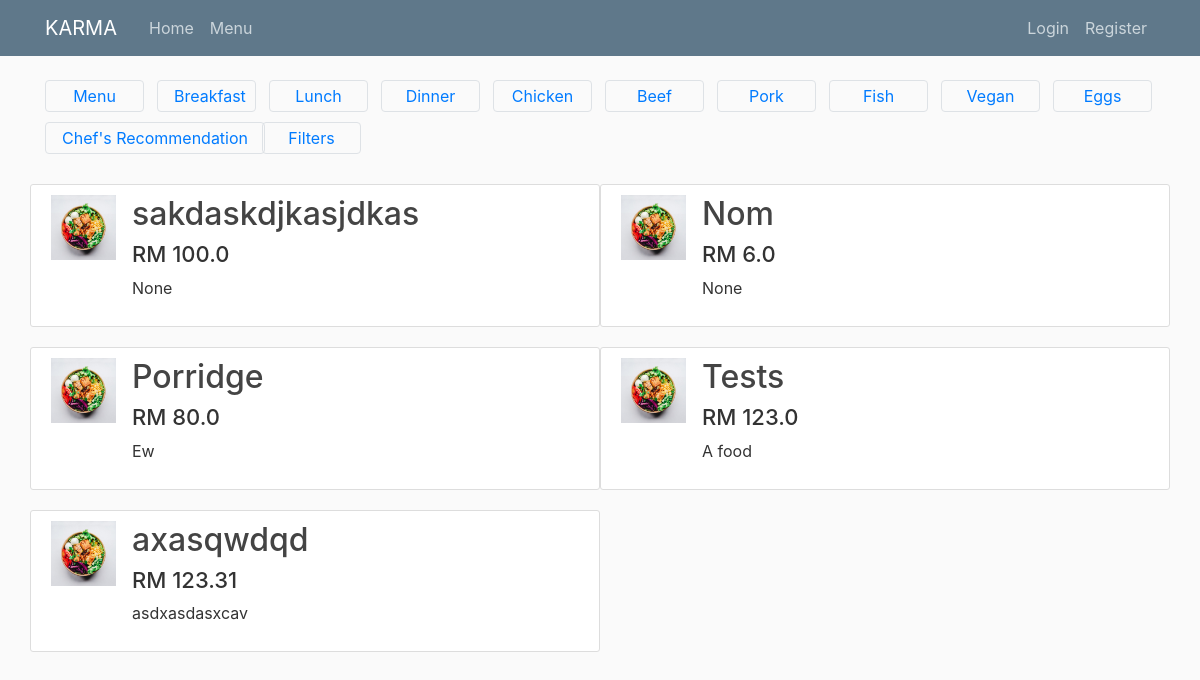
Screenshot of /menu/food/Breakfast with the database file from the repository.
### ordermenu/models.py (models this page shows, shortened)
class Tags(db.Model):
    id = db.Column(db.Integer, primary_key=True)
    tagname = db.Column(db.String(20), nullable=False)

class Food(db.Model):
    id = db.Column(db.Integer, primary_key = True)
    name = db.Column(db.String(100), nullable=False, unique= True)
    price = db.Column(db.Float, nullable=False)
    description = db.Column(db.Text, nullable=False)
    smoldescription = db.Column(db.Text, nullable=False)
    image_file = db.Column(db.String(20), nullable=False, default='default.jpg')
    tags = db.relationship('Tags', secondary=food_tags, backref='foodtags',  lazy='dynamic')

### ordermenu/routes.py (the view)
@app.route("/menu/food/<tag>")
def filtertag(tag):
    menutag = []
    temptag = Tags.query.all()
    for each in temptag:
        if each.tagname not in menutag:
            menutag.append(each.tagname)
    tagidlist = []
    taglist = [tag]
    if len(taglist) == 1:
        tagid = Tags.query.filter_by(tagname=tag).all()
        for each in tagid:
            tagidlist.append(each.id)
    food = Food.query.join(Food.tags).filter(Tags.id.in_(tagidlist)).all()
    tag = []
    temptag = Tags.query.all()
    for each in temptag:
        if each.tagname not in tag:
            tag.append(each.tagname)
    return render_template('filteredmenu.html', filteredlist=food, tags=tag)

### ordermenu/templates/filteredmenu.html
{% extends "layout.html" %}
{% block content %}
<div class="navbar-expand-lg navbar-nav flex-row mr-auto tag-grid">
  <a class="nav-item nav-link border spaceme tag-item click-yellow rounded" href="{{ url_for('menu') }}"> Menu </a>
  {% for each in tags %}
    {% if each == "Chef's Recommendation" %}
      <a class="nav-item border rounded spaceme click-yellow tag-long tag-item long-tag" href="{{ url_for('filtertag', tag = each) }}"> {{each}} </a>
    {% else %}
      <a class="nav-item border rounded spaceme click-yellow tag-item" href="{{ url_for('filtertag', tag = each) }}"> {{each}} </a>
    {% endif %}
  {% endfor %}
  <a class="nav-item border rounded spaceme click-yellow tag-item ml-105" href="{{ url_for('filter_tags', tag = each) }}"> Filters </a>
</div>
<div class="row ezcontainer">
    {% for food in filteredlist %}
    {% if loop.index0 % 2 == 0 %}
    </div>
    <div class="row">
    {% endif %}
        <article class="media content-section col-6">
          <img class="article-img" src="{{ url_for('static', filename='food_pics/' + food.image_file) }}">
          <div class="media-body">
            <h2><a class="article-title" href="{{ url_for('fooddetail', food_id=food.id) }}">{{ food.name }}</a></h2>
            <h3 class="article-content text-blue lead h5 prices fw-bold"> RM {{food.price}} </h3>
            <p class="article-content mr-10">{{ food.smoldescription }}</p>
          </div>
        </article>
    {% endfor %}
</div>
{% endblock content %}

### ordermenu/templates/layout.html (shortened to what this page needs)
<!DOCTYPE html>
<html>
<head>
    <link rel="stylesheet" href="https://maxcdn.bootstrapcdn.com/bootstrap/4.0.0/css/bootstrap.min.css">
    <link rel="stylesheet" type="text/css" href="{{ url_for('static', filename='main.css') }}">
</head>
<body>
    <header class="site-header">
      <nav class="navbar navbar-expand-md navbar-dark bg-steel fixed-top">
        <div class="container">
          {% if current_user.username == "admin" %}
            <a class="navbar-brand mr-4" href="/">ADMIN's DOMAIN</a>
          {% else %}
            <a class="navbar-brand mr-4" href="/">KARMA</a>
          {% endif %}
          <div class="collapse navbar-collapse" id="navbarToggle">
            <div class="navbar-nav mr-auto">
              <a class="nav-item nav-link" href="{{ url_for('home') }}">Home</a>
              <a class="nav-item nav-link" href="{{ url_for('menu') }}">Menu</a>
            </div>
            <div class="navbar-nav">
              {% if current_user.username == "admin" %}
                <a class="nav-item nav-link" href="{{ url_for('new_food') }}">Add a New Food!</a>
                <a class="nav-item nav-link" href="{{ url_for('list_orders') }}">Order List</a>
                <a class="nav-item nav-link" href="{{ url_for('logout') }}">Logout</a>
              {% elif current_user.is_authenticated %}
                <a class="nav-item nav-link" href="{{ url_for('account') }}">Account</a>
                <a class="nav-item nav-link" href="{{ url_for('logout') }}">Logout</a>
              {% else %}
                <a class="nav-item nav-link" href="{{ url_for('login') }}">Login</a>
                <a class="nav-item nav-link" href="{{ url_for('register') }}">Register</a>
              {% endif %}
            </div>
          </div>
        </div>
      </nav>
    </header>
    <main role="main" class="container">
      <div class="row">
        <div class="col-md-12 position-relative">
          {% block content %}{% endblock %}
        </div>
      </div>
    </main>
</body>
</html>

### ordermenu/static/main.css (style rules this page uses)
body { background: #fafafa; color: #333333; margin-top: 5rem; }
h1, h2, h3, h4, h5, h6 { color: #444444; }
.bg-steel { background-color: #5f788a; }
.site-header .navbar-nav .nav-link { color: #cbd5db; }
.content-section { background: #ffffff; padding: 10px 20px; border: 1px solid #dddddd; border-radius: 3px; margin-bottom: 20px; }
.article-title { color: #444444; }
.article-content { white-space: pre-line; }
.article-img { height: 65px; width: 65px; margin-right: 16px; }
.click-yellow { background-color: transparent; }
.rounded { border-radius: 20px; }
.tag-grid { display: grid; grid-template-columns: repeat(auto-fill, minmax(100px, 1fr)); grid-gap: 10px; margin-bottom: 30px; }
.tag-item { display: block; padding: 10px; border: 1px solid #ccc; border-radius: 10px; text-align: center; }
.long-tag { white-space: nowrap; overflow: visible; }
.ml-105 { left: 105px !important; }
.spaceme { position: relative; display: inline-block; padding: 3px 16px !important; margin-right: 3px; }
.tag-long { width: fit-content; }
.prices { font-size: 22px; font-weight: 500; }

### rows the page displays
Tags: tagname "Breakfast"
Tags: tagname "Lunch"
Tags: tagname "Dinner"
Tags: tagname "Chicken"
Tags: tagname "Beef"
Tags: tagname "Pork"
Tags: tagname "Fish"
Tags: tagname "Vegan"
Tags: tagname "Eggs"
Tags: tagname "Chef's Recommendation"
Food: image_file (placeholder picture), name "sakdaskdjkasjdkas", price "100.0", smoldescription "None"
Food: image_file (placeholder picture), name "Nom", price "6.0", smoldescription "None"
Food: image_file (placeholder picture), name "Porridge", price "80.0", smoldescription "Ew"
Food: image_file (placeholder picture), name "Tests", price "123.0", smoldescription "A food"
Food: image_file (placeholder picture), name "axasqwdqd", price "123.31", smoldescription "asdxasdasxcav"
